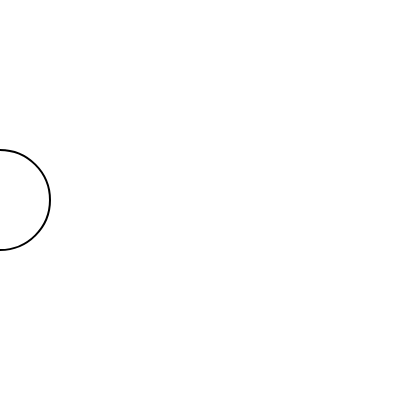
Frame 1 (no input)
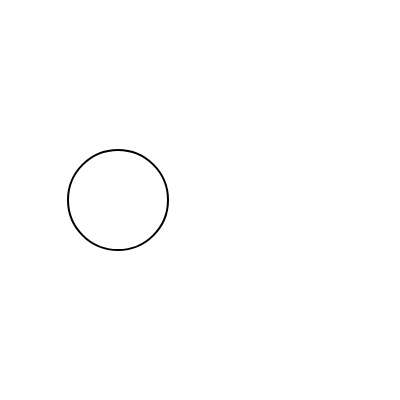
Frame 60 (no input)
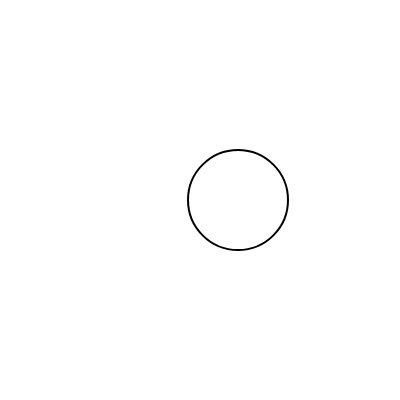
Frame 120 (the mouse pressed at the canvas centre since frame 60)

The p5.js sketch that drew these frames (run headless with seeded random() and noise() and a simulated clock; from frame 60 on, the mouse is pressed at the canvas centre):

// p5.js sketch
// ── sketch.js
function setup() {
  createCanvas(400, 400);
	background(220);
	noFill();
	strokeWeight(2);
}
var r = false, x = 0, y =200
function draw() {
	clear();
	ellipse(x,y,100,100);
	if (x == width-50)
	{
		r = true
	}
	if ( x == 50)
	{
		r = false
	}
	if ( r == false)
		x = x + 2;
	else
		x = x - 2;
	
}
